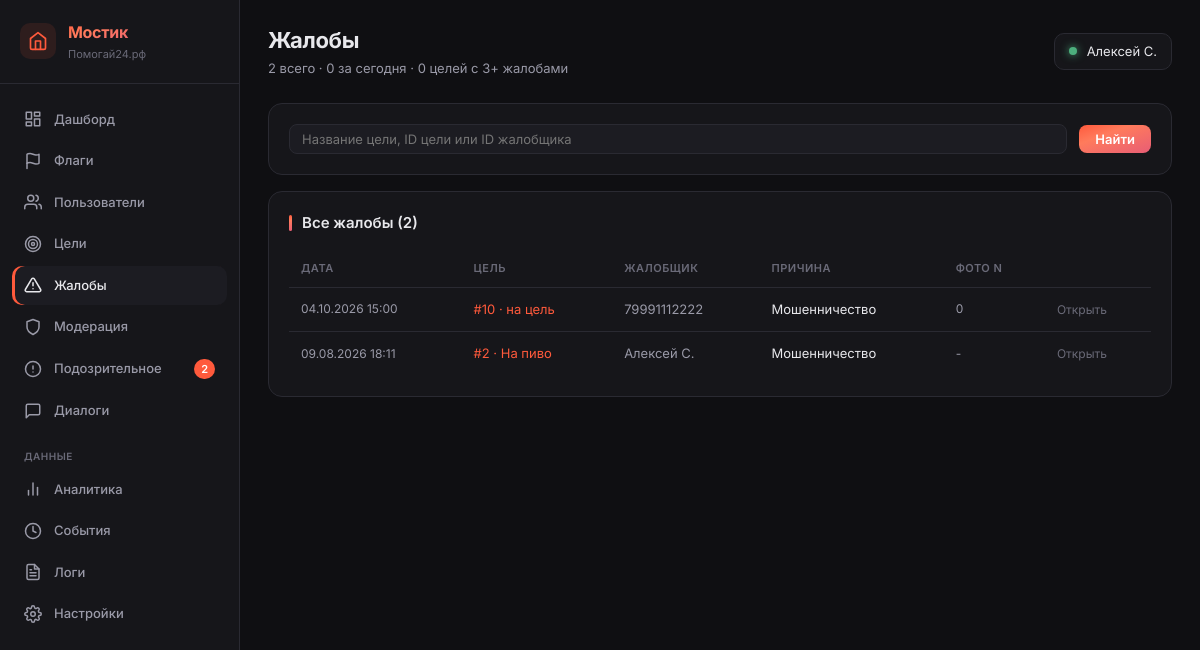
Page /_metrics/reports (signed in) on the committed database.
### tables this page shows
CREATE TABLE users (
            id INTEGER PRIMARY KEY AUTOINCREMENT,
            phone TEXT UNIQUE NOT NULL,
            password_hash TEXT NOT NULL,
            email TEXT NULL,
            name TEXT NULL,
            avatar_url TEXT NULL,
            max_id TEXT NULL,
            vk_id TEXT NULL,
            fcm_token TEXT NULL,
            onboarding_passed INTEGER DEFAULT 0,
            rating REAL DEFAULT 0.0,
            rating_level TEXT DEFAULT 'novice',
            confirmations_total INTEGER DEFAULT 0,
            confirmations_approved INTEGER DEFAULT 0,
            confirmations_ignored INTEGER DEFAULT 0,
            donation_streak INTEGER DEFAULT 0,
            goals_helped_close INTEGER DEFAULT 0,
            total_helped_amount REAL DEFAULT 0.00,
            priority_days INTEGER DEFAULT 0,
            circles_of_care INTEGER DEFAULT 0,
            interest_weights TEXT DEFAULT NULL,
            eternal_donation_config TEXT DEFAULT NULL,
            yellow_card_until TEXT NULL,
            is_banned INTEGER DEFAULT 0,
            created_at TEXT DEFAULT (datetime('now'))
        , xp INTEGER DEFAULT 0, xp_level TEXT DEFAULT 'novice', streak_days INTEGER DEFAULT 0, last_action_date TEXT, ip_registered TEXT, author_badge TEXT, trust_score INTEGER DEFAULT 50, trust_level TEXT DEFAULT 'guest', is_admin INTEGER DEFAULT 0, profile_completed INTEGER DEFAULT 0, identity_verified INTEGER DEFAULT 0, city TEXT, region_code TEXT, region_name TEXT, birth_date TEXT, onboarding_step INTEGER DEFAULT 0, identity_verified_at TEXT, identity_doc_path TEXT, identity_selfie_path TEXT);

CREATE TABLE reports (
            id INTEGER PRIMARY KEY AUTOINCREMENT,
            goal_id INTEGER NOT NULL,
            reporter_id INTEGER NOT NULL,
            reason TEXT NULL,
            created_at TEXT DEFAULT (datetime('now')), photo_index INTEGER DEFAULT NULL,
            FOREIGN KEY (goal_id) REFERENCES goals(id),
            FOREIGN KEY (reporter_id) REFERENCES users(id)
        );

CREATE TABLE "goals" (
        id INTEGER PRIMARY KEY AUTOINCREMENT,
        user_id INTEGER NOT NULL,
        type TEXT NOT NULL CHECK(type IN ('super_blitz','blitz','serious','urgent','group')),
        title TEXT NOT NULL,
        description TEXT NULL,
        photo_url TEXT NULL,
        amount_goal REAL NOT NULL,
        amount_collected REAL DEFAULT 0.00,
        ends_at TEXT NULL,
        status TEXT DEFAULT 'draft' CHECK(status IN ('draft','active','frozen','completed','failed','lightning_failed','hidden')),
        trial_ends_at TEXT NULL,
        subscription_active_until TEXT NULL,
        last_boosted_at TEXT NULL,
        is_lightning INTEGER DEFAULT 0,
        lightning_started_at TEXT NULL,
        moderation_status TEXT DEFAULT 'pending',
        completion_type TEXT DEFAULT 'organic',
        is_seed INTEGER DEFAULT 0,
        views_count INTEGER DEFAULT 0,
        views_24h INTEGER DEFAULT 0,
        donations_count INTEGER DEFAULT 0,
        donations_24h INTEGER DEFAULT 0,
        created_at TEXT DEFAULT (datetime('now')), photos TEXT, moderation_comment TEXT, moderated_at TEXT, moderated_by INTEGER, resubmission_count INTEGER DEFAULT 0, is_resubmission INTEGER DEFAULT 0, rejection_categories TEXT, hidden_by_ban INTEGER DEFAULT 0,
        FOREIGN KEY (user_id) REFERENCES users(id)
    );

### main.py (the view)
@app.route('/_metrics/reports')
@admin_required
def metrics_reports():
    user = get_current_user()
    db = get_db()
    search = request.args.get('search', '').strip()
    query = """
        SELECT r.*,
            g.title as goal_title,
            g.status as goal_status,
            g.user_id as goal_author_id,
            COALESCE(NULLIF(au.name, ''), au.phone) as goal_author_name,
            COALESCE(NULLIF(ru.name, ''), ru.phone) as reporter_name,
            ru.id as reporter_user_id
        FROM reports r
        JOIN goals g ON r.goal_id = g.id
        JOIN users au ON g.user_id = au.id
        LEFT JOIN users ru ON r.reporter_id = ru.id
        WHERE 1=1
    """
    params = []
    if search:
        query += " AND (g.title LIKE ? OR CAST(r.goal_id AS TEXT) = ? OR CAST(r.reporter_id AS TEXT) = ?)"
        params.extend([f'%{search}%', search, search])
    query += " ORDER BY r.id DESC LIMIT 200"
    reports = db.execute(query, params).fetchall()
    goal_reports = {}
    for r in reports:
        gid = r['goal_id']
        if gid not in goal_reports:
            goal_reports[gid] = {
                'goal_id': gid,
                'goal_title': r['goal_title'],
                'goal_status': r['goal_status'],
                'goal_author_name': r['goal_author_name'],
                'goal_author_id': r['goal_author_id'],
                'count': 0
            }
        goal_reports[gid]['count'] += 1
    counts_total = len(reports)
    counts_today = db.execute("SELECT COUNT(*) FROM reports WHERE date(created_at) = date('now')").fetchone()[0]
    counts_goals_with_3 = db.execute("""
        SELECT COUNT(*) FROM (
            SELECT goal_id FROM reports GROUP BY goal_id HAVING COUNT(*) >= 3
        )
    """).fetchone()[0]
    counts = get_sidebar_counts(db)
    return render_template('_metrics/reports.html',
        user=user,
        active='reports',
        counts=counts,
        reports=reports,
        goal_reports=list(goal_reports.values()),
        search=search,
        counts_total=counts_total,
        counts_today=counts_today,
        counts_goals_with_3=counts_goals_with_3,
    )

### templates/_metrics/reports.html (shortened to what this page needs)
{% extends "_metrics/base.html" %}
{% block page_title %}Жалобы{% endblock %}
{% block page_subtitle %}{{ counts_total }} всего · {{ counts_today }} за сегодня · {{ counts_goals_with_3 }} целей с 3+ жалобами{% endblock %}
{% block content %}
<div class="m-section" style="margin-bottom: 16px;">
    <form method="GET" style="display: flex; gap: 12px; align-items: center; flex-wrap: wrap;">
        <input type="text" name="search" value="{{ search }}" placeholder="Название цели, ID цели или ID жалобщика"
               style="padding: 6px 12px; background: var(--m-bg-3); border: 1px solid var(--m-border); border-radius: 8px; color: var(--m-text); font-size: 13px; font-family: inherit; flex: 1; min-width: 200px;">
        <button type="submit" style="padding: 6px 16px; background: var(--m-gradient); border: none; border-radius: 8px; color: white; font-size: 13px; font-weight: 600; font-family: inherit; cursor: pointer;">Найти</button>
    </form>
</div>
<div class="m-section">
    <div class="m-section-title">Все жалобы ({{ counts_total }})</div>
    {% if reports %}
    <table class="m-table">
        <thead>
            <tr>
                <th>Дата</th>
                <th>Цель</th>
                <th>Жалобщик</th>
                <th>Причина</th>
                <th>Фото N</th>
                <th></th>
            </tr>
        </thead>
        <tbody>
            {% for r in reports %}
            <tr>
                <td class="muted" style="white-space: nowrap;">{{ r.created_at | date_ru }}</td>
                <td>
                    <a href="/_metrics/goals/{{ r.goal_id }}" style="color: var(--m-sunset-1); text-decoration: none;">
                        #{{ r.goal_id }} · {{ r.goal_title[:40] }}{% if r.goal_title|length > 40 %}...{% endif %}
                    </a>
                </td>
                <td>
                    {% if r.reporter_user_id %}
                        <a href="/_metrics/users/{{ r.reporter_user_id }}" style="color: var(--m-text-2); text-decoration: none;">{{ r.reporter_name }}</a>
                    {% else %}
                        <span class="muted">-</span>
                    {% endif %}
                </td>
                <td>{{ r.reason or '-' }}</td>
                <td class="muted">{{ r.photo_index if r.photo_index is not none else '-' }}</td>
                <td>
                    <a href="/_metrics/goals/{{ r.goal_id }}" style="color: var(--m-text-3); text-decoration: none; font-size: 12px;">Открыть</a>
                </td>
            </tr>
            {% endfor %}
        </tbody>
    </table>
    {% else %}
    <div class="m-empty">Жалоб пока нет.</div>
    {% endif %}
</div>
{% endblock %}

### templates/_metrics/base.html (shortened to what this page needs)
<!DOCTYPE html>
<html lang="ru">
<head>
    <link rel="stylesheet" href="/static/_metrics.css?v=3">
</head>
<body>
    <div class="m-layout">
        <aside class="m-sidebar">
            <div class="m-brand">
                <a href="/profile" class="m-brand-icon-link" title="Мой профиль">
                    <svg viewBox="0 0 24 24" fill="none" stroke="currentColor" stroke-width="2" stroke-linecap="round" stroke-linejoin="round">
                        <path d="M3 9l9-7 9 7v11a2 2 0 0 1-2 2H5a2 2 0 0 1-2-2z"></path>
                        <polyline points="9 22 9 12 15 12 15 22"></polyline>
                    </svg>
                </a>
                <div>
                    <div class="m-brand-title">Мостик</div>
                    <div class="m-brand-sub">Помогай24.рф</div>
                </div>
            </div>
            <nav class="m-nav">
                <a href="/_metrics" class="m-nav-item {% if active == 'dashboard' %}active{% endif %}">
                    <svg viewBox="0 0 24 24" fill="none" stroke="currentColor" stroke-linecap="round" stroke-linejoin="round"><rect x="3" y="3" width="7" height="9"/><rect x="14" y="3" width="7" height="5"/><rect x="14" y="12" width="7" height="9"/><rect x="3" y="16" width="7" height="5"/></svg>
                    Дашборд
                </a>
                <a href="/_metrics/flags" class="m-nav-item {% if active == 'flags' %}active{% endif %}">
                    <svg viewBox="0 0 24 24" fill="none" stroke="currentColor" stroke-linecap="round" stroke-linejoin="round"><path d="M4 15s1-1 4-1 5 2 8 2 4-1 4-1V3s-1 1-4 1-5-2-8-2-4 1-4 1z"/><line x1="4" y1="22" x2="4" y2="15"/></svg>
                    Флаги
                </a>
                <a href="/_metrics/users" class="m-nav-item {% if active == 'users' %}active{% endif %}">
                    <svg viewBox="0 0 24 24" fill="none" stroke="currentColor" stroke-linecap="round" stroke-linejoin="round"><path d="M17 21v-2a4 4 0 0 0-4-4H5a4 4 0 0 0-4 4v2"/><circle cx="9" cy="7" r="4"/><path d="M23 21v-2a4 4 0 0 0-3-3.87"/><path d="M16 3.13a4 4 0 0 1 0 7.75"/></svg>
                    Пользователи
                </a>
                <a href="/_metrics/goals" class="m-nav-item {% if active == 'goals' %}active{% endif %}">
                    <svg viewBox="0 0 24 24" fill="none" stroke="currentColor" stroke-linecap="round" stroke-linejoin="round"><circle cx="12" cy="12" r="10"/><circle cx="12" cy="12" r="6"/><circle cx="12" cy="12" r="2"/></svg>
                    Цели
                </a>
                <a href="/_metrics/reports" class="m-nav-item {% if active == 'reports' %}active{% endif %}">
                    <svg viewBox="0 0 24 24" fill="none" stroke="currentColor" stroke-linecap="round" stroke-linejoin="round"><path d="M10.29 3.86L1.82 18a2 2 0 0 0 1.71 3h16.94a2 2 0 0 0 1.71-3L13.71 3.86a2 2 0 0 0-3.42 0z"/><line x1="12" y1="9" x2="12" y2="13"/><line x1="12" y1="17" x2="12.01" y2="17"/></svg>
                    Жалобы
                </a>
                <a href="/_metrics/moderation" class="m-nav-item {% if active == 'moderation' %}active{% endif %}">
                    <svg viewBox="0 0 24 24" fill="none" stroke="currentColor" stroke-linecap="round" stroke-linejoin="round"><path d="M12 22s8-4 8-10V5l-8-3-8 3v7c0 6 8 10 8 10z"/></svg>
                    Модерация
                </a>
                <a href="/_metrics/suspicious" class="m-nav-item {% if active == 'suspicious' %}active{% endif %}">
                    <svg viewBox="0 0 24 24" fill="none" stroke="currentColor" stroke-linecap="round" stroke-linejoin="round"><circle cx="12" cy="12" r="10"/><line x1="12" y1="8" x2="12" y2="12"/><line x1="12" y1="16" x2="12.01" y2="16"/></svg>
                    Подозрительное
                    {% if counts and counts.suspicious %}<span class="m-nav-badge">{{ counts.suspicious }}</span>{% endif %}
                </a>
                <a href="/_metrics/dialogs" class="m-nav-item {% if active == 'dialogs' %}active{% endif %}">
                    <svg viewBox="0 0 24 24" fill="none" stroke="currentColor" stroke-linecap="round" stroke-linejoin="round"><path d="M21 15a2 2 0 0 1-2 2H7l-4 4V5a2 2 0 0 1 2-2h14a2 2 0 0 1 2 2z"/></svg>
                    Диалоги
                </a>
                <div class="m-nav-section">Данные</div>
                <a href="/_metrics/analytics" class="m-nav-item {% if active == 'analytics' %}active{% endif %}">
                    <svg viewBox="0 0 24 24" fill="none" stroke="currentColor" stroke-linecap="round" stroke-linejoin="round"><line x1="18" y1="20" x2="18" y2="10"/><line x1="12" y1="20" x2="12" y2="4"/><line x1="6" y1="20" x2="6" y2="14"/></svg>
                    Аналитика
                </a>
                <a href="/_metrics/events" class="m-nav-item {% if active == 'events' %}active{% endif %}">
                    <svg viewBox="0 0 24 24" fill="none" stroke="currentColor" stroke-linecap="round" stroke-linejoin="round"><circle cx="12" cy="12" r="10"/><polyline points="12 6 12 12 16 14"/></svg>
                    События
                </a>
                <a href="/_metrics/logs" class="m-nav-item {% if active == 'logs' %}active{% endif %}">
                    Логи
                </a>
                <a href="/_metrics/settings" class="m-nav-item {% if active == 'settings' %}active{% endif %}">
                    Настройки
                </a>
            </nav>
        </aside>
        <main class="m-content">
            <header class="m-header">
                <div>
                    <div class="m-title">{% block page_title %}Мостик{% endblock %}</div>
                    <div class="m-subtitle">{% block page_subtitle %}{% endblock %}</div>
                </div>
                <div class="m-user">
                    <span class="m-user-dot"></span>
                    {{ user.name or user.phone }}
                </div>
            </header>
            {% block content %}{% endblock %}
        </main>
    </div>
</body>
</html>

### rows in the picture
users: name "Алексей С."
reports: created_at "04.10.2026 15:00", goal_id "10", title "на цель", reporter_name "79991112222", reason "Мошенничество", photo_index "0"
reports: created_at "09.08.2026 18:11", goal_id "2", title "На пиво", reporter_name "Алексей С.", reason "Мошенничество", photo_index "-"

### other values in the picture
{{ counts.suspicious }} "2"
{{ counts_total }} "2"
{{ counts_today }} "0"
{{ counts_goals_with_3 }} "0"
